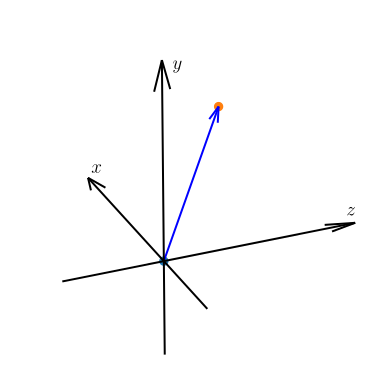

Write Python code to recreate this figure.
import matplotlib.pyplot as plt
import numpy as np

plt.rcParams['text.usetex'] = True

fig = plt.figure()

ax = fig.add_subplot(projection="3d")
ax.view_init(elev=-21, azim=153, roll=-79.5)
ax.set_box_aspect((1, 1, 1), zoom=1.5)

ax.set_xlim3d(-1, 2)
ax.set_ylim3d(-1, 2)
ax.set_zlim3d(-1, 2)

x, y, z = np.array([[-1,0,0],[0,-1,0],[0,0,-1]])
u, v, w = np.array([[1,0,0],[0,1,0],[0,0,1]])
ax.quiver(x,y,z,u,v,w,arrow_length_ratio=0.1, color="black", length=3)

ax.text(1.9, 0.1, 0, '$x$', size='x-large')
ax.text(0, 1.9, 0.1, '$y$', size='x-large')
ax.text(0, 0.1, 1.9, '$z$', size='x-large')

ax.quiver(0,0,0,1,1,1,arrow_length_ratio=0.1, color="blue", length=1)
ax.plot(0, 0, 0, marker='o')
ax.plot(1, 1, 1, marker='o')

ax.set_axis_off()

plt.savefig('Figure-3.svg', bbox_inches='tight')

plt.show()
